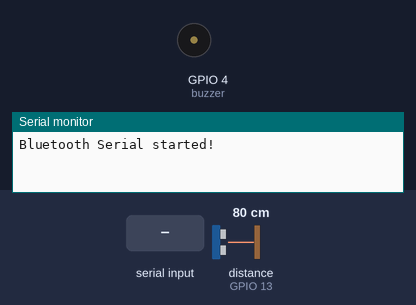
Recording of a sketch running on a simulated ESP32. Shown: buzzer (waves = sounding), the last lines printed to the serial monitor. Wiring (inferred from the names in the program): ultrasonic range finder: trigger GPIO 27; echo GPIO 13. The inputs (shaded band) are chosen by the test bench; at power-on: distance to the obstacle (sensor on GPIO 13) 80 cm. The echo pulse lasts 58.3 µs per cm; nothing arrives over Bluetooth unless stated.

Above: at 1.3 s.
1.4 s: "90,45\n" received over the second serial link
At 2.3 s:
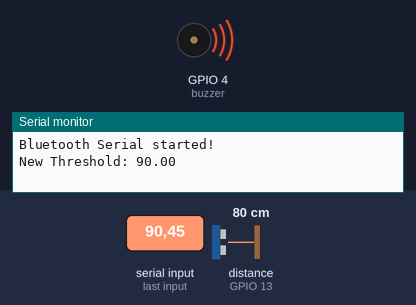
4.4 s: distance to the obstacle (sensor on GPIO 13) set to 88 cm
6.0 s: distance to the obstacle (sensor on GPIO 13) set to 96 cm
At 6.5 s:
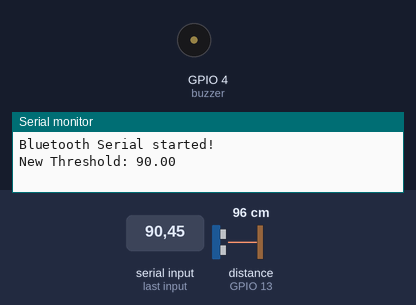
7.5 s: "200\n" received over the second serial link
At 10.4 s:
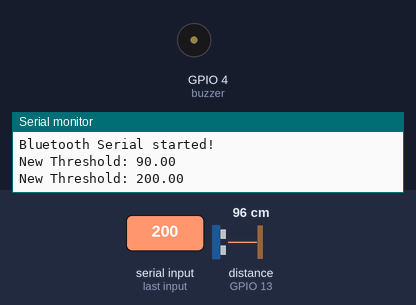
10.5 s: "30,150\n" received over the second serial link
At 11.6 s:
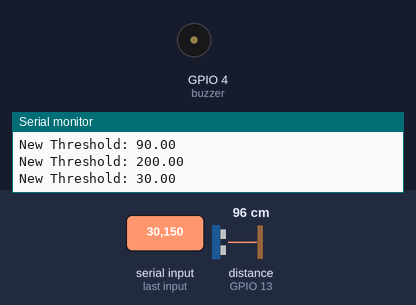
Timing chart, 0 to 13.0 s (numbered marks = the images above; inputs shaded):
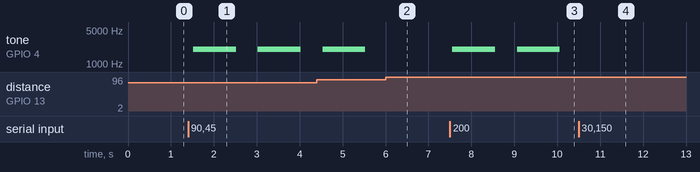

Measured:
- the behaviour switches between 93 and 94 cm on distance to the obstacle (sensor on GPIO 13) (found by bisection; images 1 and 2)
- after the input at 1.4 s, tone on GPIO 4 (buzzer): alternates 2000 Hz for 1.0 s and silent for 0.51 s, starting after 0.12 s
- after the input at 6.0 s, tone on GPIO 4 (buzzer): stays silent (without the input it goes to 2000 Hz after 0.04 s)
- after the input at 7.5 s, tone on GPIO 4 (buzzer): alternates 2000 Hz for 1.0 s and silent for 0.51 s, starting after 0.06 s
- after the input at 10.5 s, tone on GPIO 4 (buzzer): stays silent (without the input it goes to 2000 Hz after 0.07 s)

The sketch:

6bb.ino
```cpp
#include "BluetoothSerial.h"

const int trigPin = 27;
const int echoPin = 13;
const int buzzer = 4;
int playing = 0;
int threshold = 99999;

// Define the speed of sound and conversion measurements
const float speedOfSound = 331; // m/s
const float inchesPerMeter = 39.37;
const float cmPerMeter = 100;

BluetoothSerial SerialBT;

void setup() {
  Serial.begin(9600);
  SerialBT.begin("ESP32Ultra"); // Set the name of the device
  Serial.println("Bluetooth Serial started!");

  pinMode(trigPin, OUTPUT);
  pinMode(echoPin, INPUT);
  pinMode(buzzer,OUTPUT);
}

void tone(byte pin, int freq) {
  ledcSetup(0, 8000, 8);
  ledcAttachPin(pin, 0);
  ledcWriteTone(0, freq);
  playing = pin;
}

void noTone(byte pin) {
  if (playing == pin) {
    ledcWriteTone(0, 0);
    playing = 0;
  }
}

void loop() {
  static float threshold = 50; // initialize threshold to a default value
  if (SerialBT.available()) {
    // If there's data available on the Bluetooth serial port, read it and print it on the serial monitor
    noTone(buzzer);
    String input = SerialBT.readStringUntil('\n');
    input.trim();
    if (input.length() > 0) { // if user provided input, update threshold
      float new_threshold = input.toFloat();
      threshold = new_threshold;
      Serial.print("New Threshold: ");
      Serial.println(threshold);
    }
  }

  digitalWrite(trigPin, HIGH);
  delayMicroseconds(10);
  digitalWrite(trigPin, LOW);

  // Measure the duration of sound wave travel using pulseIn() function
  long duration = pulseIn(echoPin, HIGH);

  // Calculate the distance in meters, inches, and centimeters
  float distanceMeters = duration * 0.5 * speedOfSound / 1000000;
  float distanceInches = distanceMeters * inchesPerMeter;
  float distanceCm = distanceMeters * cmPerMeter;

  String ans = String(distanceCm);
  for(int i = 0; i < strlen(ans.c_str()); i++) {
    char data = ans[i];
    SerialBT.write(data);
  }
  SerialBT.write('\n');

  if(distanceCm < threshold) {
    String alert = "Breached threshold!";
    for(int i = 0; i < strlen(alert.c_str()); i++) {
      char data = alert[i];
      SerialBT.write(data);
    }
    SerialBT.write('\n');

    tone(buzzer,2000);
    delay(1000);
  }
  noTone(buzzer);
  delay(500);
}
```
